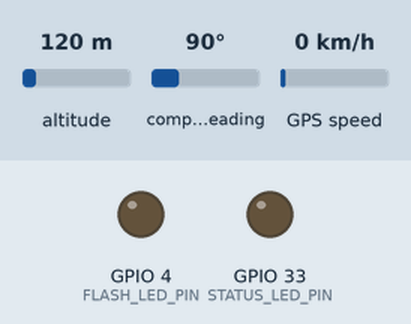
The sketch below on a simulated ESP32. On the bench: output pins drawn as LEDs (lit = HIGH). Inputs (shaded band) come from the test bench; at power-on: altitude 120 m, compass heading 90°, GPS speed 0 km/h. WiFi joins after 1.5 s; servers stay silent unless stated; uploads are accepted with an empty reply; the GPS gets a fix after 3 s at 37.7749, -122.4194 with 8 satellites; the camera gives no picture; what the sketch prints to the serial monitor is not drawn.

Above: at 2.24 s.
At 9.9 s:
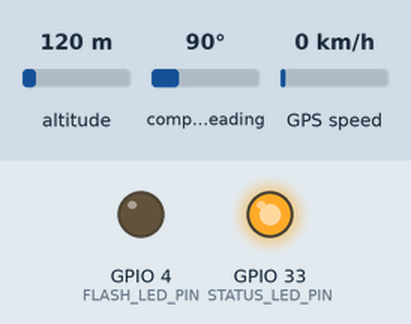
Timing chart, 0 to 21.7 s (numbered marks = the images above):
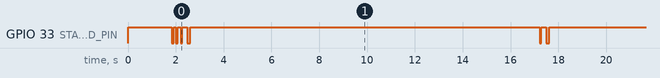

The sketch:

esp32_cam_gps.ino
```cpp
/**
 * CivicWatch IoT Edge Node Firmware
 * Hardware: AI-Thinker ESP32-CAM + NEO-6M GPS Module (UART on GPIO 14 RX / GPIO 15 TX)
 *
 * Captures JPEG frames via OV2640 camera, reads live NMEA coordinates & UTC timestamp
 * from NEO-6M GPS via TinyGPSPlus, and transmits a multipart/form-data HTTP POST
 * payload to the CivicWatch FastAPI backend (/api/v1/telemetry/ingest).
 *
 * IMPORTANT HARDWARE NOTE:
 * On AI-Thinker ESP32-CAM, GPIO 14 and GPIO 15 are shared with the SD_MMC slot.
 * Keep the microSD card removed and do not initialize SD_MMC so HardwareSerial(1)
 * can cleanly read the NEO-6M GPS module on GPIO 14 (RX) and GPIO 15 (TX).
 */

#include "esp_camera.h"
#include "soc/soc.h"
#include "soc/rtc_cntl_reg.h"
#include <WiFi.h>
#include <HTTPClient.h>
#include <TinyGPSPlus.h>

// ---------------------------------------------------------------------------
// Network & Backend Configuration
// ---------------------------------------------------------------------------
const char* WIFI_SSID     = "YOUR_WIFI_SSID";
const char* WIFI_PASSWORD = "YOUR_WIFI_PASSWORD";

// Replace with your CivicWatch backend host/IP (e.g., http://192.168.1.50:8000/api/v1/telemetry/ingest)
const char* INGEST_URL    = "http://192.168.1.50:8000/api/v1/telemetry/ingest";
const char* DEVICE_ID     = "ESP32-CAM-BLR-01";

// Capture & upload interval in milliseconds (15 seconds)
const unsigned long TELEMETRY_INTERVAL_MS = 15000UL;

// Fallback coordinates (Bengaluru MG Road) used ONLY when testing indoors without GPS satellite lock.
// Set REQUIRE_VALID_GPS_FIX to true in field deployments to suppress uploads without a live GPS fix.
#define REQUIRE_VALID_GPS_FIX false
const double FALLBACK_LAT = 12.975600;
const double FALLBACK_LON = 77.606600;

// ---------------------------------------------------------------------------
// AI-Thinker ESP32-CAM Pin Mapping
// ---------------------------------------------------------------------------
#define PWDN_GPIO_NUM     32
#define RESET_GPIO_NUM    -1
#define XCLK_GPIO_NUM      0
#define SIOD_GPIO_NUM     26
#define SIOC_GPIO_NUM     27

#define Y9_GPIO_NUM       35
#define Y8_GPIO_NUM       34
#define Y7_GPIO_NUM       39
#define Y6_GPIO_NUM       36
#define Y5_GPIO_NUM       21
#define Y4_GPIO_NUM       19
#define Y3_GPIO_NUM       18
#define Y2_GPIO_NUM        5
#define VSYNC_GPIO_NUM    25
#define HREF_GPIO_NUM     23
#define PCLK_GPIO_NUM     22

#define FLASH_LED_PIN      4
#define STATUS_LED_PIN    33

// ---------------------------------------------------------------------------
// NEO-6M GPS Configuration (GPIO 14 = ESP32 RX <- GPS TX, GPIO 15 = ESP32 TX -> GPS RX)
// ---------------------------------------------------------------------------
#define GPS_RX_PIN        14
#define GPS_TX_PIN        15
#define GPS_BAUD_RATE   9600

TinyGPSPlus gps;
HardwareSerial GPSSerial(1);

unsigned long lastTelemetryMillis = 0;

// ---------------------------------------------------------------------------
// Helper Functions
// ---------------------------------------------------------------------------

void blinkStatusLed(int times, int durationMs) {
  for (int i = 0; i < times; i++) {
    digitalWrite(STATUS_LED_PIN, LOW);   // Active LOW on AI-Thinker ESP32-CAM
    delay(durationMs);
    digitalWrite(STATUS_LED_PIN, HIGH);
    delay(durationMs);
  }
}

void feedGps(unsigned long durationMs) {
  unsigned long start = millis();
  while (millis() - start < durationMs) {
    while (GPSSerial.available() > 0) {
      gps.encode(GPSSerial.read());
    }
    delay(5);
  }
}

bool initCamera() {
  camera_config_t config;
  config.ledc_channel = LEDC_CHANNEL_0;
  config.ledc_timer   = LEDC_TIMER_0;
  config.pin_d0       = Y2_GPIO_NUM;
  config.pin_d1       = Y3_GPIO_NUM;
  config.pin_d2       = Y4_GPIO_NUM;
  config.pin_d3       = Y5_GPIO_NUM;
  config.pin_d4       = Y6_GPIO_NUM;
  config.pin_d5       = Y7_GPIO_NUM;
  config.pin_d6       = Y8_GPIO_NUM;
  config.pin_d7       = Y9_GPIO_NUM;
  config.pin_xclk     = XCLK_GPIO_NUM;
  config.pin_pclk     = PCLK_GPIO_NUM;
  config.pin_vsync    = VSYNC_GPIO_NUM;
  config.pin_href     = HREF_GPIO_NUM;
  config.pin_sccb_sda = SIOD_GPIO_NUM;
  config.pin_sccb_scl = SIOC_GPIO_NUM;
  config.pin_pwdn     = PWDN_GPIO_NUM;
  config.pin_reset    = RESET_GPIO_NUM;
  config.xclk_freq_hz = 20000000;
  config.pixel_format = PIXFORMAT_JPEG;

  if (psramFound()) {
    config.frame_size   = FRAMESIZE_SVGA;  // 800x600 optimal balance for CV inference & bandwidth
    config.jpeg_quality = 12;              // 0-63 lower is higher quality
    config.fb_count     = 2;
    config.grab_mode    = CAMERA_GRAB_LATEST;
  } else {
    config.frame_size   = FRAMESIZE_VGA;   // 640x480 fallback without PSRAM
    config.jpeg_quality = 15;
    config.fb_count     = 1;
    config.grab_mode    = CAMERA_GRAB_WHEN_EMPTY;
  }

  esp_err_t err = esp_camera_init(&config);
  if (err != ESP_OK) {
    Serial.printf("[CAM] Camera initialization failed: 0x%x\n", err);
    return false;
  }

  sensor_t* s = esp_camera_sensor_get();
  if (s != nullptr) {
    s->set_brightness(s, 0);
    s->set_contrast(s, 1);
    s->set_saturation(s, 0);
    s->set_whitebal(s, 1);
    s->set_awb_gain(s, 1);
    s->set_exposure_ctrl(s, 1);
    s->set_aec2(s, 1);
  }

  Serial.println("[CAM] OV2640 initialized successfully.");
  return true;
}

void ensureWiFiConnected() {
  if (WiFi.status() == WL_CONNECTED) {
    return;
  }

  Serial.printf("[WIFI] Connecting to %s", WIFI_SSID);
  WiFi.mode(WIFI_STA);
  WiFi.begin(WIFI_SSID, WIFI_PASSWORD);

  unsigned long startAttempt = millis();
  while (WiFi.status() != WL_CONNECTED && millis() - startAttempt < 20000UL) {
    feedGps(250);
    Serial.print(".");
  }

  if (WiFi.status() == WL_CONNECTED) {
    Serial.printf("\n[WIFI] Connected! IP: %s | RSSI: %d dBm\n",
                  WiFi.localIP().toString().c_str(), WiFi.RSSI());
    blinkStatusLed(2, 80);
  } else {
    Serial.println("\n[WIFI] Connection timed out. Will retry next cycle.");
  }
}

String formatIsoTimestamp() {
  char tsBuffer[32];
  if (gps.date.isValid() && gps.time.isValid() && gps.date.year() >= 2024) {
    snprintf(
      tsBuffer,
      sizeof(tsBuffer),
      "%04d-%02d-%02dT%02d:%02d:%02dZ",
      gps.date.year(),
      gps.date.month(),
      gps.date.day(),
      gps.time.hour(),
      gps.time.minute(),
      gps.time.second()
    );
    return String(tsBuffer);
  }
  // Fallback empty string if GPS RTC not yet synced; backend defaults to server UTC
  return String("");
}

bool sendMultipartTelemetry(camera_fb_t* fb, double lat, double lon, const String& isoTimestamp) {
  if (WiFi.status() != WL_CONNECTED) {
    Serial.println("[HTTP] Skipping upload: WiFi disconnected.");
    return false;
  }

  const String boundary = "----CivicWatchESP32Boundary7MA4YWxkTrZu0gW";

  String partHeader;
  partHeader.reserve(512);

  // Field 1: device_id
  partHeader += "--" + boundary + "\r\n";
  partHeader += "Content-Disposition: form-data; name=\"device_id\"\r\n\r\n";
  partHeader += String(DEVICE_ID) + "\r\n";

  // Field 2: latitude
  partHeader += "--" + boundary + "\r\n";
  partHeader += "Content-Disposition: form-data; name=\"latitude\"\r\n\r\n";
  partHeader += String(lat, 6) + "\r\n";

  // Field 3: longitude
  partHeader += "--" + boundary + "\r\n";
  partHeader += "Content-Disposition: form-data; name=\"longitude\"\r\n\r\n";
  partHeader += String(lon, 6) + "\r\n";

  // Field 4: timestamp (only include if GPS RTC produced a valid timestamp)
  if (isoTimestamp.length() > 0) {
    partHeader += "--" + boundary + "\r\n";
    partHeader += "Content-Disposition: form-data; name=\"timestamp\"\r\n\r\n";
    partHeader += isoTimestamp + "\r\n";
  }

  // Field 5: image (JPEG binary)
  partHeader += "--" + boundary + "\r\n";
  partHeader += "Content-Disposition: form-data; name=\"image\"; filename=\"frame.jpg\"\r\n";
  partHeader += "Content-Type: image/jpeg\r\n\r\n";

  String partFooter = "\r\n--" + boundary + "--\r\n";

  size_t headerLen  = partHeader.length();
  size_t footerLen  = partFooter.length();
  size_t totalLen   = headerLen + fb->len + footerLen;

  // Allocate contiguous payload buffer in PSRAM (or heap fallback)
  uint8_t* payload = nullptr;
  if (psramFound()) {
    payload = (uint8_t*)ps_malloc(totalLen);
  }
  if (payload == nullptr) {
    payload = (uint8_t*)malloc(totalLen);
  }
  if (payload == nullptr) {
    Serial.printf("[HTTP] Memory allocation failed for %u bytes.\n", (unsigned int)totalLen);
    return false;
  }

  memcpy(payload, partHeader.c_str(), headerLen);
  memcpy(payload + headerLen, fb->buf, fb->len);
  memcpy(payload + headerLen + fb->len, partFooter.c_str(), footerLen);

  HTTPClient http;
  http.begin(INGEST_URL);
  http.setTimeout(15000);
  http.addHeader("Content-Type", "multipart/form-data; boundary=" + boundary);

  Serial.printf("[HTTP] Uploading %u bytes (lat=%.6f, lon=%.6f)...\n",
                (unsigned int)totalLen, lat, lon);

  int httpCode = http.POST(payload, totalLen);
  free(payload);

  if (httpCode > 0) {
    String responseBody = http.getString();
    Serial.printf("[HTTP] Response Code: %d\n", httpCode);
    Serial.printf("[HTTP] Payload: %s\n", responseBody.c_str());
    http.end();
    return (httpCode >= 200 && httpCode < 300);
  } else {
    Serial.printf("[HTTP] POST failed, error: %s\n", http.errorToString(httpCode).c_str());
    http.end();
    return false;
  }
}

void captureAndDispatchTelemetry() {
  double lat = FALLBACK_LAT;
  double lon = FALLBACK_LON;
  bool hasFix = gps.location.isValid() && gps.location.age() < 10000;

  if (hasFix) {
    lat = gps.location.lat();
    lon = gps.location.lng();
    Serial.printf("[GPS] Valid Fix | Lat: %.6f | Lon: %.6f | Sats: %lu\n",
                  lat, lon, gps.satellites.value());
  } else {
    Serial.printf("[GPS] No satellite lock yet (chars=%lu). ", gps.charsProcessed());
    if (REQUIRE_VALID_GPS_FIX) {
      Serial.println("Skipping capture until fix is acquired.");
      return;
    }
    Serial.printf("Using fallback coordinates (%.6f, %.6f).\n", lat, lon);
  }

  // Discard stale buffered frame before capturing fresh scene
  camera_fb_t* stale = esp_camera_fb_get();
  if (stale != nullptr) {
    esp_camera_fb_return(stale);
  }

  digitalWrite(STATUS_LED_PIN, LOW);
  camera_fb_t* fb = esp_camera_fb_get();
  digitalWrite(STATUS_LED_PIN, HIGH);

  if (fb == nullptr) {
    Serial.println("[CAM] Frame capture failed.");
    return;
  }

  Serial.printf("[CAM] Captured JPEG frame: %u bytes (%ux%u)\n",
                (unsigned int)fb->len, fb->width, fb->height);

  String isoTs = formatIsoTimestamp();
  bool ok = sendMultipartTelemetry(fb, lat, lon, isoTs);

  esp_camera_fb_return(fb);

  if (ok) {
    blinkStatusLed(1, 120);
  } else {
    blinkStatusLed(3, 60);
  }
}

// ---------------------------------------------------------------------------
// Arduino Setup & Main Loop
// ---------------------------------------------------------------------------

void setup() {
  // Disable brownout detector to prevent resets during Wi-Fi TX + Camera capture peaks
  WRITE_PERI_REG(RTC_CNTL_BROWN_OUT_REG, 0);

  Serial.begin(115200);
  Serial.setDebugOutput(false);
  Serial.println("\n=== CivicWatch ESP32-CAM + NEO-6M Telemetry Node ===");

  pinMode(STATUS_LED_PIN, OUTPUT);
  digitalWrite(STATUS_LED_PIN, HIGH);

  pinMode(FLASH_LED_PIN, OUTPUT);
  digitalWrite(FLASH_LED_PIN, LOW);

  GPSSerial.begin(GPS_BAUD_RATE, SERIAL_8N1, GPS_RX_PIN, GPS_TX_PIN);
  Serial.printf("[GPS] UART1 listening on RX=GPIO%d, TX=GPIO%d at %d baud\n",
                GPS_RX_PIN, GPS_TX_PIN, GPS_BAUD_RATE);

  if (!initCamera()) {
    Serial.println("[SYS] Fatal camera error. Rebooting in 5 seconds...");
    delay(5000);
    ESP.restart();
  }

  ensureWiFiConnected();
  lastTelemetryMillis = millis() - TELEMETRY_INTERVAL_MS;  // Trigger first capture promptly
}

void loop() {
  // Continuously parse incoming NMEA sentences from NEO-6M
  while (GPSSerial.available() > 0) {
    gps.encode(GPSSerial.read());
  }

  ensureWiFiConnected();

  unsigned long now = millis();
  if (now - lastTelemetryMillis >= TELEMETRY_INTERVAL_MS) {
    lastTelemetryMillis = now;
    captureAndDispatchTelemetry();
  }

  delay(20);
}
```

Measured:
- by itself, everything shown: repeats every 15.0 s, in 4 steps
